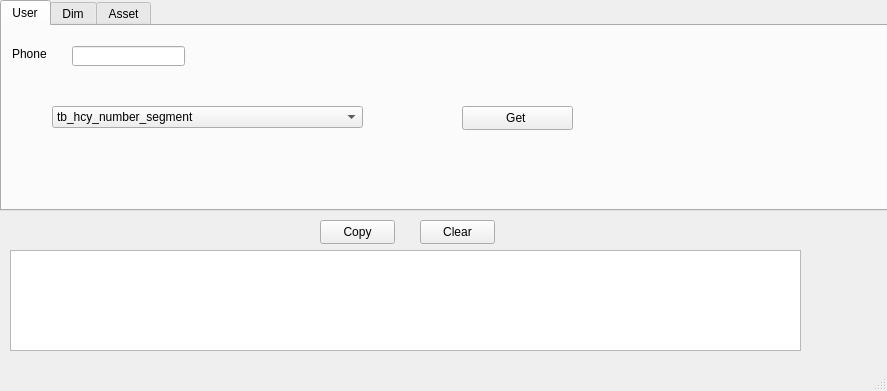
<?xml version="1.0" encoding="UTF-8"?>
<ui version="4.0">
 <class>MainWindow</class>
 <widget class="QMainWindow" name="MainWindow">
  <property name="geometry">
   <rect>
    <x>0</x>
    <y>0</y>
    <width>887</width>
    <height>391</height>
   </rect>
  </property>
  <property name="windowTitle">
   <string>MainWindow</string>
  </property>
  <widget class="QWidget" name="centralwidget">
   <widget class="QTextBrowser" name="textBrowser">
    <property name="geometry">
     <rect>
      <x>10</x>
      <y>250</y>
      <width>791</width>
      <height>101</height>
     </rect>
    </property>
   </widget>
   <widget class="QTabWidget" name="tabWidget">
    <property name="geometry">
     <rect>
      <x>0</x>
      <y>0</y>
      <width>891</width>
      <height>211</height>
     </rect>
    </property>
    <property name="currentIndex">
     <number>0</number>
    </property>
    <widget class="QWidget" name="phoneTab">
     <attribute name="title">
      <string>User</string>
     </attribute>
     <widget class="QLineEdit" name="lineEdit">
      <property name="geometry">
       <rect>
        <x>70</x>
        <y>20</y>
        <width>113</width>
        <height>20</height>
       </rect>
      </property>
     </widget>
     <widget class="QLabel" name="label">
      <property name="geometry">
       <rect>
        <x>10</x>
        <y>20</y>
        <width>61</width>
        <height>16</height>
       </rect>
      </property>
      <property name="text">
       <string>Phone</string>
      </property>
     </widget>
     <widget class="QPushButton" name="pushButton">
      <property name="geometry">
       <rect>
        <x>460</x>
        <y>80</y>
        <width>111</width>
        <height>24</height>
       </rect>
      </property>
      <property name="text">
       <string>Get </string>
      </property>
     </widget>
     <widget class="QComboBox" name="comboBox">
      <property name="geometry">
       <rect>
        <x>50</x>
        <y>80</y>
        <width>311</width>
        <height>22</height>
       </rect>
      </property>
      <item>
       <property name="text">
        <string>tb_hcy_number_segment</string>
       </property>
      </item>
      <item>
       <property name="text">
        <string>satisfaction_blacklist</string>
       </property>
      </item>
      <item>
       <property name="text">
        <string>TotalSpace</string>
       </property>
      </item>
     </widget>
    </widget>
    <widget class="QWidget" name="dimTab">
     <attribute name="title">
      <string>Dim</string>
     </attribute>
    </widget>
    <widget class="QWidget" name="AssetTab">
     <attribute name="title">
      <string>Asset</string>
     </attribute>
    </widget>
   </widget>
   <widget class="QPushButton" name="copy">
    <property name="geometry">
     <rect>
      <x>320</x>
      <y>220</y>
      <width>75</width>
      <height>24</height>
     </rect>
    </property>
    <property name="text">
     <string>Copy</string>
    </property>
   </widget>
   <widget class="QPushButton" name="clear">
    <property name="geometry">
     <rect>
      <x>420</x>
      <y>220</y>
      <width>75</width>
      <height>24</height>
     </rect>
    </property>
    <property name="text">
     <string>Clear</string>
    </property>
   </widget>
  </widget>
  <widget class="QMenuBar" name="menubar">
   <property name="geometry">
    <rect>
     <x>0</x>
     <y>0</y>
     <width>887</width>
     <height>22</height>
    </rect>
   </property>
  </widget>
  <widget class="QStatusBar" name="statusbar"/>
 </widget>
 <resources/>
 <connections>
  <connection>
   <sender>pushButton</sender>
   <signal>clicked()</signal>
   <receiver>MainWindow</receiver>
   <slot>close()</slot>
   <hints>
    <hint type="sourcelabel">
     <x>517</x>
     <y>137</y>
    </hint>
    <hint type="destinationlabel">
     <x>443</x>
     <y>195</y>
    </hint>
   </hints>
  </connection>
 </connections>
</ui>
